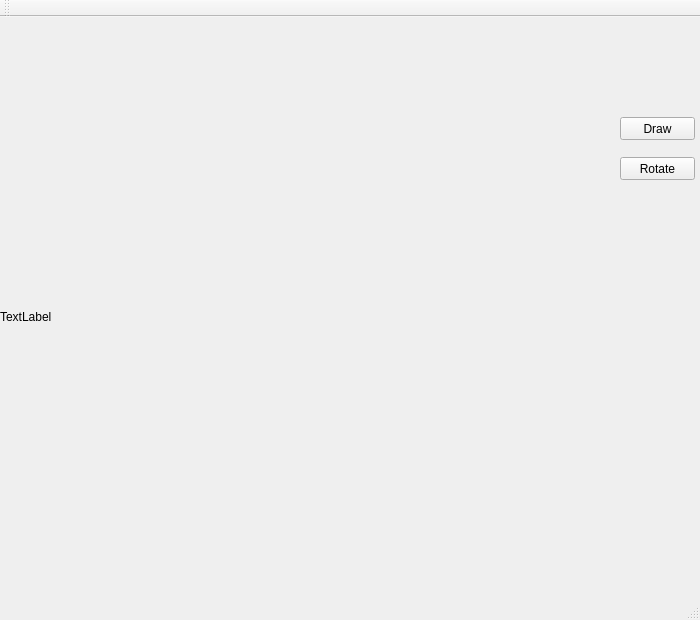
<?xml version="1.0" encoding="UTF-8"?>
<ui version="4.0">
 <class>MainWindow</class>
 <widget class="QMainWindow" name="MainWindow">
  <property name="geometry">
   <rect>
    <x>0</x>
    <y>0</y>
    <width>700</width>
    <height>620</height>
   </rect>
  </property>
  <property name="windowTitle">
   <string>MainWindow</string>
  </property>
  <widget class="QWidget" name="centralWidget">
   <widget class="QLabel" name="label">
    <property name="geometry">
     <rect>
      <x>0</x>
      <y>0</y>
      <width>600</width>
      <height>600</height>
     </rect>
    </property>
    <property name="text">
     <string>TextLabel</string>
    </property>
   </widget>
   <widget class="QPushButton" name="Draw_button">
    <property name="geometry">
     <rect>
      <x>620</x>
      <y>100</y>
      <width>75</width>
      <height>23</height>
     </rect>
    </property>
    <property name="text">
     <string>Draw</string>
    </property>
   </widget>
   <widget class="QPushButton" name="rotateButton">
    <property name="geometry">
     <rect>
      <x>620</x>
      <y>140</y>
      <width>75</width>
      <height>23</height>
     </rect>
    </property>
    <property name="text">
     <string>Rotate</string>
    </property>
   </widget>
  </widget>
  <widget class="QToolBar" name="mainToolBar">
   <attribute name="toolBarArea">
    <enum>TopToolBarArea</enum>
   </attribute>
   <attribute name="toolBarBreak">
    <bool>false</bool>
   </attribute>
  </widget>
  <widget class="QStatusBar" name="statusBar"/>
 </widget>
 <layoutdefault spacing="6" margin="11"/>
 <resources/>
 <connections/>
</ui>
